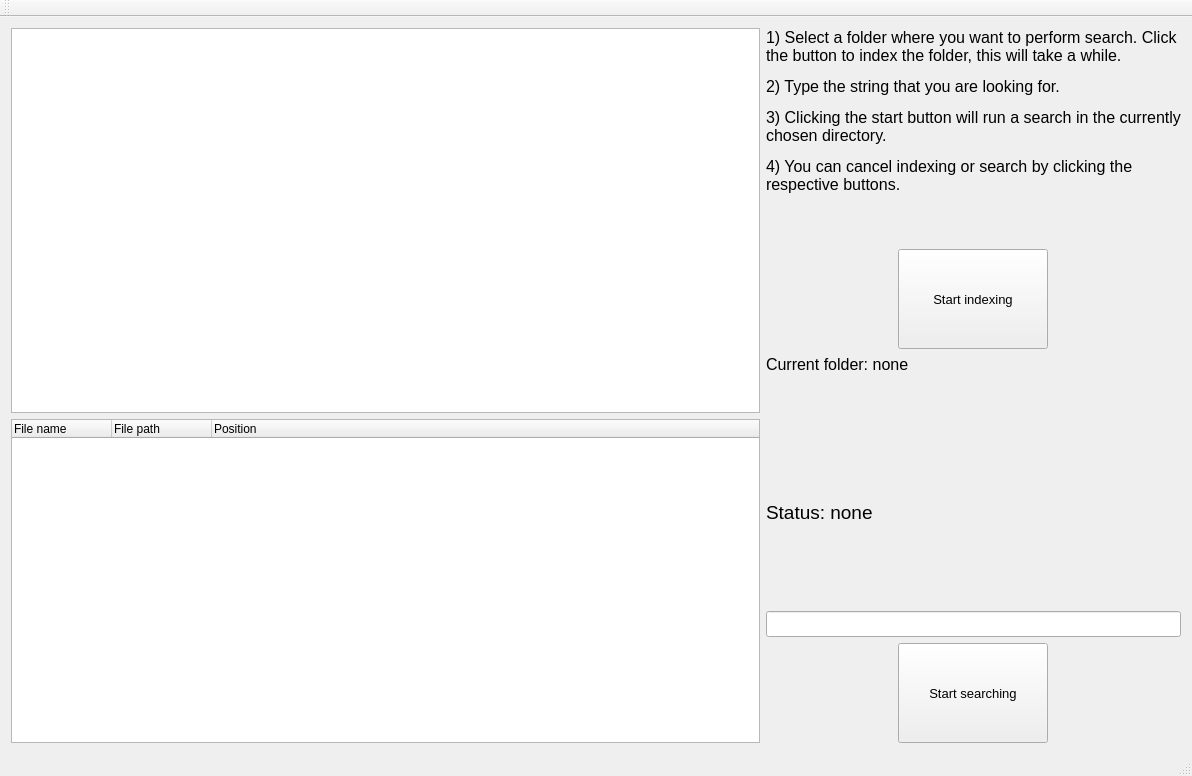
<?xml version="1.0" encoding="UTF-8"?>
<ui version="4.0">
 <class>MainWindow</class>
 <widget class="QMainWindow" name="MainWindow">
  <property name="geometry">
   <rect>
    <x>0</x>
    <y>0</y>
    <width>1192</width>
    <height>776</height>
   </rect>
  </property>
  <property name="minimumSize">
   <size>
    <width>0</width>
    <height>0</height>
   </size>
  </property>
  <property name="windowTitle">
   <string>String Search</string>
  </property>
  <widget class="QWidget" name="centralWidget">
   <layout class="QGridLayout" name="gridLayout_2">
    <item row="7" column="1" alignment="Qt::AlignHCenter">
     <widget class="QPushButton" name="searchButton">
      <property name="sizePolicy">
       <sizepolicy hsizetype="Fixed" vsizetype="Fixed">
        <horstretch>0</horstretch>
        <verstretch>0</verstretch>
       </sizepolicy>
      </property>
      <property name="minimumSize">
       <size>
        <width>150</width>
        <height>100</height>
       </size>
      </property>
      <property name="font">
       <font>
        <pointsize>10</pointsize>
       </font>
      </property>
      <property name="text">
       <string>Start searching</string>
      </property>
     </widget>
    </item>
    <item row="3" column="0" rowspan="5">
     <widget class="QTreeWidget" name="outputView">
      <property name="minimumSize">
       <size>
        <width>250</width>
        <height>0</height>
       </size>
      </property>
      <column>
       <property name="text">
        <string>File name</string>
       </property>
      </column>
      <column>
       <property name="text">
        <string>File path</string>
       </property>
      </column>
      <column>
       <property name="text">
        <string>Position</string>
       </property>
      </column>
     </widget>
    </item>
    <item row="6" column="1">
     <widget class="QLineEdit" name="lineEdit">
      <property name="sizePolicy">
       <sizepolicy hsizetype="Expanding" vsizetype="Fixed">
        <horstretch>0</horstretch>
        <verstretch>0</verstretch>
       </sizepolicy>
      </property>
      <property name="minimumSize">
       <size>
        <width>200</width>
        <height>0</height>
       </size>
      </property>
      <property name="font">
       <font>
        <pointsize>11</pointsize>
       </font>
      </property>
      <property name="text">
       <string/>
      </property>
      <property name="alignment">
       <set>Qt::AlignLeading|Qt::AlignLeft|Qt::AlignVCenter</set>
      </property>
     </widget>
    </item>
    <item row="2" column="1" rowspan="2">
     <widget class="QLabel" name="folderLabel">
      <property name="font">
       <font>
        <pointsize>12</pointsize>
       </font>
      </property>
      <property name="text">
       <string>Current folder: none</string>
      </property>
      <property name="alignment">
       <set>Qt::AlignLeading|Qt::AlignLeft|Qt::AlignTop</set>
      </property>
      <property name="wordWrap">
       <bool>true</bool>
      </property>
     </widget>
    </item>
    <item row="0" column="1">
     <widget class="QLabel" name="helpLabel">
      <property name="sizePolicy">
       <sizepolicy hsizetype="Expanding" vsizetype="Preferred">
        <horstretch>0</horstretch>
        <verstretch>0</verstretch>
       </sizepolicy>
      </property>
      <property name="font">
       <font>
        <pointsize>12</pointsize>
       </font>
      </property>
      <property name="text">
       <string>&lt;html&gt;&lt;head/&gt;&lt;body&gt;&lt;p&gt;1) Select a folder where you want to perform search. Click the button to index the folder, this will take a while.&lt;/p&gt;&lt;p&gt;2) Type the string that you are looking for.&lt;/p&gt;&lt;p&gt;3) Clicking the start button will run a search in the currently chosen directory.&lt;/p&gt;&lt;p&gt;4) You can cancel indexing or search by clicking the respective buttons.&lt;/p&gt;&lt;p&gt;&lt;br/&gt;&lt;/p&gt;&lt;/body&gt;&lt;/html&gt;</string>
      </property>
      <property name="textFormat">
       <enum>Qt::AutoText</enum>
      </property>
      <property name="scaledContents">
       <bool>true</bool>
      </property>
      <property name="wordWrap">
       <bool>true</bool>
      </property>
     </widget>
    </item>
    <item row="0" column="0" rowspan="3">
     <widget class="QTreeView" name="fileView">
      <property name="sizePolicy">
       <sizepolicy hsizetype="Expanding" vsizetype="Expanding">
        <horstretch>1</horstretch>
        <verstretch>0</verstretch>
       </sizepolicy>
      </property>
     </widget>
    </item>
    <item row="4" column="1">
     <widget class="QLabel" name="statusLabel">
      <property name="font">
       <font>
        <pointsize>14</pointsize>
       </font>
      </property>
      <property name="text">
       <string>Status: none</string>
      </property>
     </widget>
    </item>
    <item row="1" column="1" alignment="Qt::AlignHCenter">
     <widget class="QPushButton" name="indexButton">
      <property name="sizePolicy">
       <sizepolicy hsizetype="Fixed" vsizetype="Fixed">
        <horstretch>0</horstretch>
        <verstretch>0</verstretch>
       </sizepolicy>
      </property>
      <property name="minimumSize">
       <size>
        <width>150</width>
        <height>100</height>
       </size>
      </property>
      <property name="maximumSize">
       <size>
        <width>200</width>
        <height>16777215</height>
       </size>
      </property>
      <property name="font">
       <font>
        <pointsize>10</pointsize>
       </font>
      </property>
      <property name="text">
       <string>Start indexing</string>
      </property>
     </widget>
    </item>
   </layout>
  </widget>
  <widget class="QToolBar" name="mainToolBar">
   <attribute name="toolBarArea">
    <enum>TopToolBarArea</enum>
   </attribute>
   <attribute name="toolBarBreak">
    <bool>false</bool>
   </attribute>
  </widget>
  <widget class="QStatusBar" name="statusBar"/>
 </widget>
 <layoutdefault spacing="6" margin="11"/>
 <resources/>
 <connections/>
</ui>
